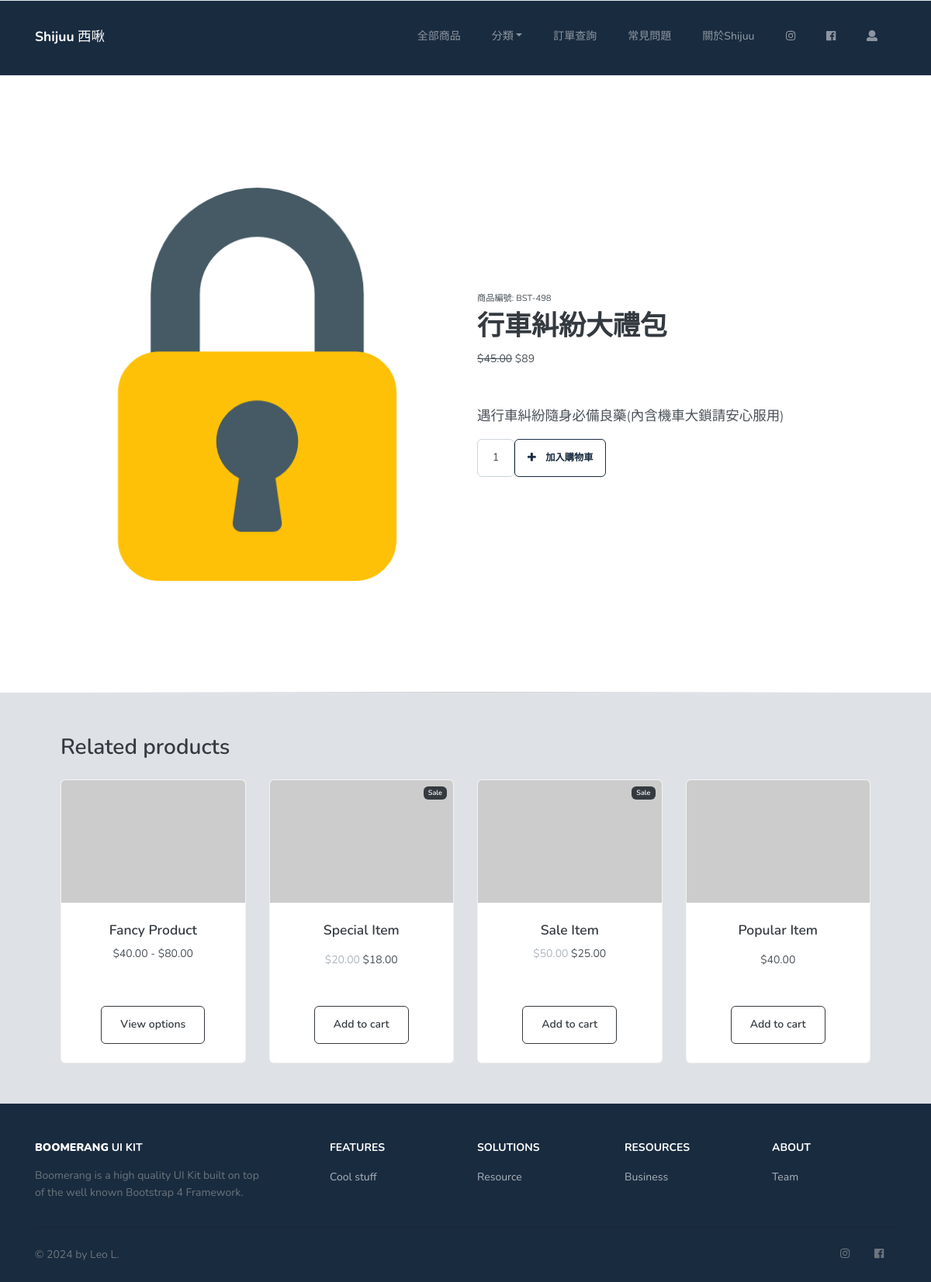
The page /products/items/4 (signed in) on the database its author committed.
### app/models.py (models this page shows, shortened)
class Product(db.Model):
    id = db.Column(db.Integer, primary_key=True)
    name = db.Column(db.String(30), unique=True, nullable=False)
    category = db.Column(db.String(20), default="default", nullable=False)
    price = db.Column(db.Integer, default=1, nullable=False)
    img = db.Column(db.String(120), default="/static/product/default.png", nullable=False)
    context = db.Column(db.String(200), default=" ")
    cart_products = db.relationship("CartProduct", back_populates="product")
    order_products = db.relationship("OrderProduct", back_populates="product")

### app/products/routes.py (the view)
@products_bp.route("/items/<int:product_id>", methods=["GET", "POST"])
def products(product_id):
    product = Product.query.filter_by(id=product_id).first()
    return render_template("product.html", product=product)

### app/models.py (called while the page is built)
@login.user_loader
def load_user(user_id):
    return Users.query.filter_by(id=user_id).first()

    def checkProduct(self, product):
        for index, i in enumerate(self.cart_products):
            if i.product == product:
                return True, index
        else:
            return False, -1

### app/products/templates/product.html (shortened to what this page needs)
{% extends "base.html" %}
{% block app_container %}
    <section class="slice slice-lg" data-delimiter="1">
        <div class="container px-4 px-lg-5 my-5">
            <div class="row gx-4 gx-lg-5 align-items-center">
                <div class="col-md-6"><img class="card-img-top mb-5 mb-md-0" src="{{ product.img }}" alt="..."></div>
                <div class="col-md-6">
                    <div class="small mb-1">商品編號: BST-498</div>
                    <h1 class="display-5 fw-bolder">{{ product.name }}</h1>
                    <div class="fs-5 mb-5">
                        <span class="text-decoration-line-through"><del>$45.00</del></span>
                        <span>${{ product.price }}</span>
                    </div>
                    <p class="lead">{{ product.context }}</p>
                    <div class="d-flex">
                        <input class="form-control text-center me-3" id="inputQuantity" type="num" value="1" style="max-width: 3rem">
                        <button type="submit" class="btn btn-sm btn-outline-tertiary btn-icon onclick">
                            <span class="btn-inner--icon"><i class="fas fa-plus"></i></span>
                            {% if current_user.cart %}
                                {% if current_user.cart.checkProduct(product)[0] == True %}
                                    <span class="btn-inner--text">再加入</span>
                                {% else %}
                                    <span class="btn-inner--text">加入購物車</span>
                                {% endif %}
                            {% endif %}
                        </button>
                    </div>
                </div>
            </div>
        </div>
    </section>
    <section class="slice slice-lg bg-light py-1">
        <div class="container px-4 px-lg-5 mt-5">
            <h2 class="fw-bolder mb-4">Related products</h2>
            <div class="row gx-4 gx-lg-5 row-cols-2 row-cols-md-3 row-cols-xl-4 justify-content-center">
                <div class="col mb-5">
                    <div class="card h-100">
                        <img class="card-img-top" src="https://dummyimage.com/450x300/dee2e6/6c757d.jpg" alt="..." />
                        <div class="card-body p-4">
                            <div class="text-center">
                                <h5 class="fw-bolder">Fancy Product</h5>
                                $40.00 - $80.00
                            </div>
                        </div>
                        <div class="card-footer p-4 pt-0 border-top-0 bg-transparent">
                            <div class="text-center"><a class="btn btn-outline-dark mt-auto" href="#">View options</a></div>
                        </div>
                    </div>
                </div>
                <div class="col mb-5">
                    <div class="card h-100">
                        <div class="badge bg-dark text-white position-absolute" style="top: 0.5rem; right: 0.5rem">Sale</div>
                        <img class="card-img-top" src="https://dummyimage.com/450x300/dee2e6/6c757d.jpg" alt="..." />
                        <div class="card-body p-4">
                            <div class="text-center">
                                <h5 class="fw-bolder">Special Item</h5>
                                <span class="text-muted text-decoration-line-through">$20.00</span>
                                $18.00
                            </div>
                        </div>
                        <div class="card-footer p-4 pt-0 border-top-0 bg-transparent">
                            <div class="text-center"><a class="btn btn-outline-dark mt-auto" href="#">Add to cart</a></div>
                        </div>
                    </div>
                </div>
                <div class="col mb-5">
                    <div class="card h-100">
                        <div class="badge bg-dark text-white position-absolute" style="top: 0.5rem; right: 0.5rem">Sale</div>
                        <img class="card-img-top" src="https://dummyimage.com/450x300/dee2e6/6c757d.jpg" alt="..." />
                        <div class="card-body p-4">
                            <div class="text-center">
                                <h5 class="fw-bolder">Sale Item</h5>
                                <span class="text-muted text-decoration-line-through">$50.00</span>
                                $25.00
                            </div>
                        </div>
                        <div class="card-footer p-4 pt-0 border-top-0 bg-transparent">
                            <div class="text-center"><a class="btn btn-outline-dark mt-auto" href="#">Add to cart</a></div>
                        </div>
                    </div>
                </div>
                <div class="col mb-5">
                    <div class="card h-100">
                        <img class="card-img-top" src="https://dummyimage.com/450x300/dee2e6/6c757d.jpg" alt="..." />
                        <div class="card-body p-4">
                            <div class="text-center">
                                <h5 class="fw-bolder">Popular Item</h5>
                                $40.00
                            </div>
                        </div>
                        <div class="card-footer p-4 pt-0 border-top-0 bg-transparent">
                            <div class="text-center"><a class="btn btn-outline-dark mt-auto" href="#">Add to cart</a></div>
                        </div>
                    </div>
                </div>
            </div>
        </div>
    </section>
{% endblock %}

### rows shown on the page
Product: img (picture), name "行車糾紛大禮包", price "89", context "遇行車糾紛隨身必備良藥(內含機車大鎖請安心服用)"
